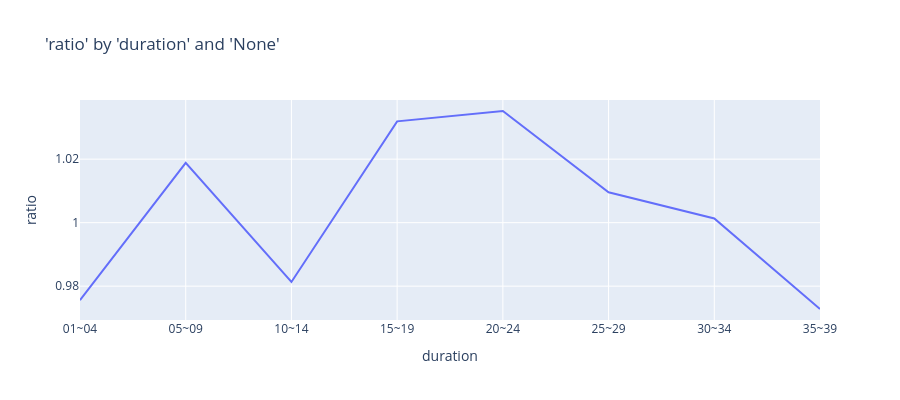

The notebook cell this image was saved under:
### Code cell
charters.chart(
    df=model_data,
    x_axis="duration",
    y_axis="ratio",
    numerator="death_claim_amount",
    denominator="exp_amt_neural",
    x_bins=8,
    type="line",
)

### Figure 1 — Plotly figure (JSON) as saved in the notebook; plotly's stock layout.template omitted (floating-point values rounded to 4 significant figures)
{"data": [{"hovertemplate": "duration=%{x}<br>ratio=%{y}<extra></extra>", "legendgroup": "", "line": {"color": "#636efa", "dash": "solid"}, "marker": {"symbol": "circle"}, "mode": "lines", "name": "", "orientation": "v", "showlegend": false, "type": "scatter", "x": ["01~04", "05~09", "10~14", "15~19", "20~24", "25~29", "30~34", "35~39"], "xaxis": "x", "y": [0.9756, 1.019, 0.9813, 1.032, 1.035, 1.01, 1.001, 0.9728], "yaxis": "y"}], "layout": {"height": 400, "legend": {"tracegroupgap": 0}, "title": {"text": "'ratio' by 'duration' and 'None'"}, "xaxis": {"anchor": "y", "domain": [0, 1], "title": {"text": "duration"}}, "yaxis": {"anchor": "x", "domain": [0, 1], "title": {"text": "ratio"}, "type": "-"}}}
